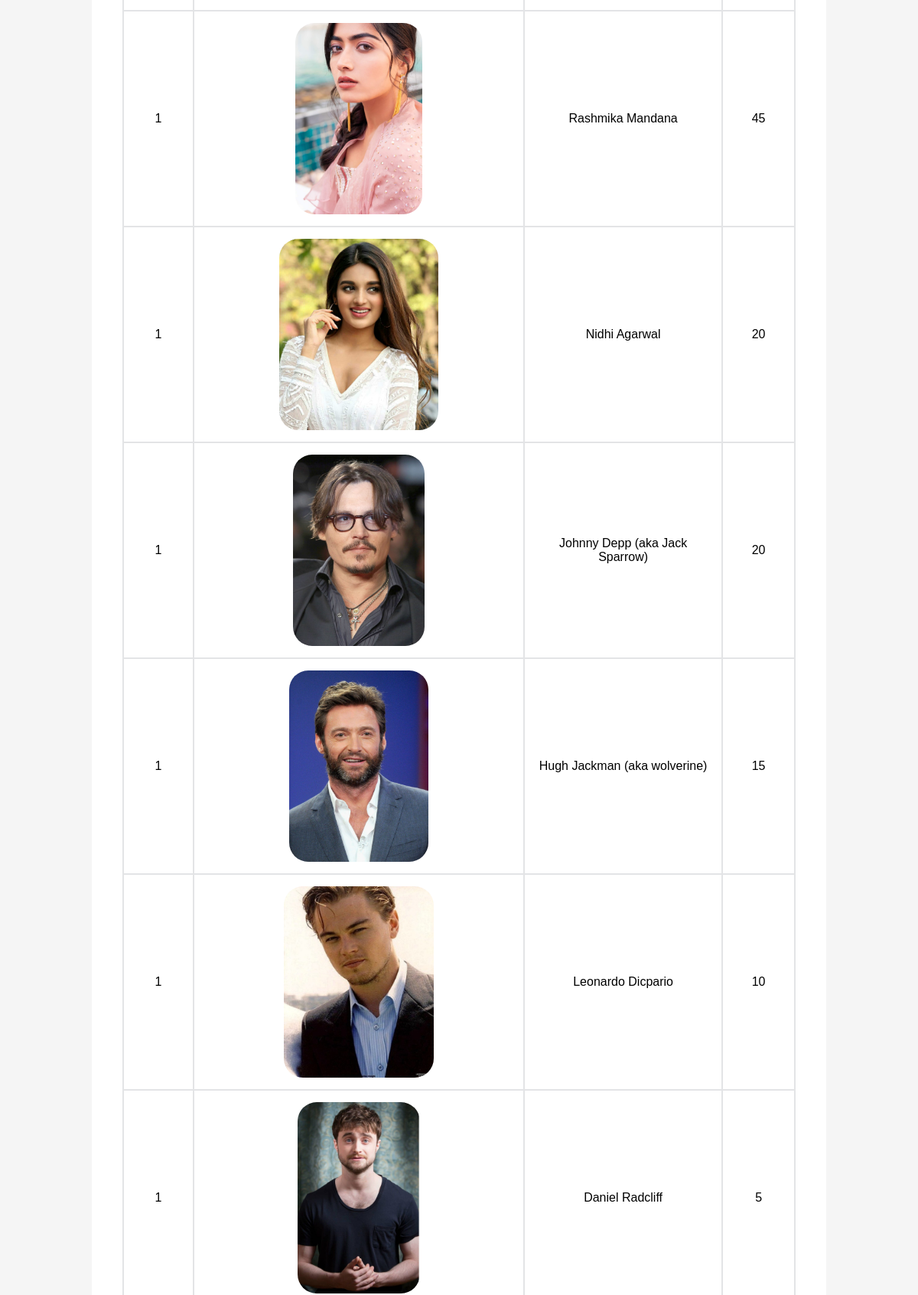
The page /profiles (middle part) on the database as committed earlier.
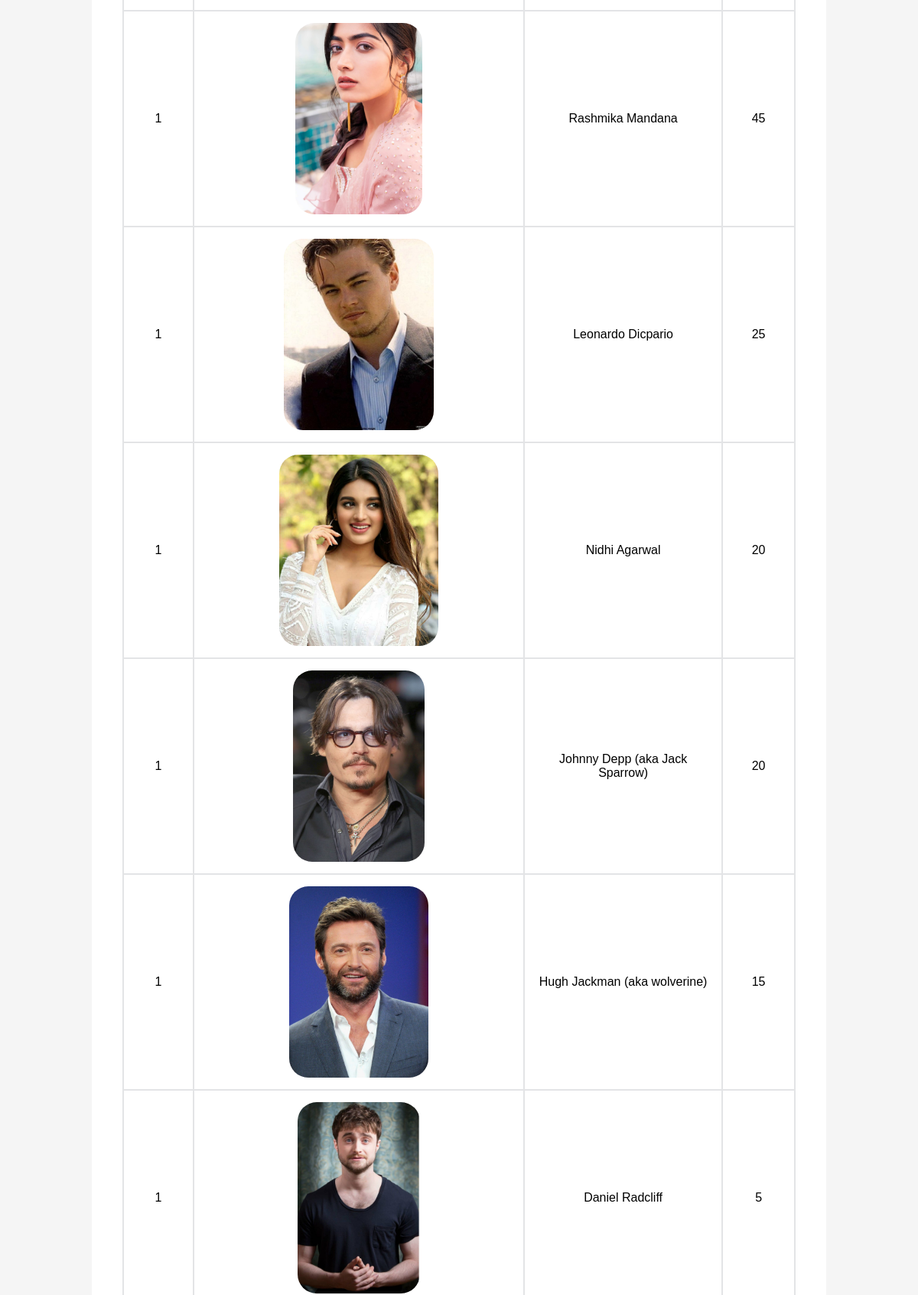
The same page on the database as committed later.
### home/models.py (models this page shows, shortened)
class Image(models.Model):
    name = models.CharField(max_length= 50)
    image = models.ImageField(upload_to = "images/", null=True, blank=True)
    date_created = models.DateTimeField(auto_now_add=True)
    is_active = models.BooleanField(default=True)
    points = models.IntegerField(default=0)

### home/views.py (the view)
# urls.py: path('profiles', views.profiles, name = 'profiles'),
def profiles(request):
    pics = Image.objects.all()
    pics = sorted(pics, key=lambda x: x.points, reverse=True)
    context = {
        "pics": pics
    }
    return render(request, "profiles.html", context)

### templates/profiles.html (shortened to what this page needs)
{% extends 'base.html' %}
{% load static %}
{% block head %}
<link rel="stylesheet" href="{% static 'css/indexStyle.css' %}">
<link rel="stylesheet" href="{% static 'css/responsive.css' %}">
<link rel="stylesheet" href="{% static 'css/profiles.css' %}">
{% endblock head %}
{% block main %}
<main>
    <div id= "p-container" class="p-container">
        <table id="p-table">
            <tbody>
                {% for p in pics  %}
                <tr>
                    <td class="p-c1">1</td>
                    <td class="p-c2">
                        {% if p.image  %}
                            <div class="p-img-box">
                                <img id="p-img" src="{{p.image.url}}" alt="upload">
                            </div>
                        {% else %}
                            <div class="p-img-box">
                                <img id="p-img" src="{% static 'img/sample-man.jpg' %}" alt="sample-man">
                            </div>
                        {% endif %}
                    </td>
                    <td class="p-c3">{{p.name}}</td>
                    {% if p.points %}
                    <td class="p-c4">{{p.points}}</td>
                    {% else %}
                    <td class="p-c4">0</td>
                    {% endif %}
                </tr>
            {% endfor %}
            </tbody>
        </table>
    </div>
</main>
{% endblock main %}

### templates/base.html (shortened to what this page needs)
{% load static %}
<!DOCTYPE html>
<html lang="en">
<head>
    {% block head %}
    {% endblock head %}
</head>
<body id="my-body">
    {% block main %}
    {% endblock main %}
</body>
</html>

### static/css/indexStyle.css (style rules this page uses)
* { margin: 0; padding: 0; }
body { background-color: whitesmoke; color: black; }

### static/css/profiles.css (style rules this page uses)
.p-container { min-height: 600px; background-color: white; margin: 10px 120px 10px 120px; padding: 40px; border-radius: 8px; }
#p-table { width: 100%; font-family: sans-serif, monospace; font-size: 16px; border: 2px solid #e3e4e6; border-collapse: collapse; border-bottom: none; }
th, td { padding: 15px; text-align: center; border: 2px solid #e3e4e6; }
.p-img-box { width: auto; height: 250px; }
#p-img { width: auto; height: 250px; border-radius: 25px; }
.p-c1 { width: 60px; }
.p-c2 { width: 400px; }

Rows that differ between the two databases and show on the page:
changed Image "Leonardo Dicpario": points "10" → "25"; moves up the list
